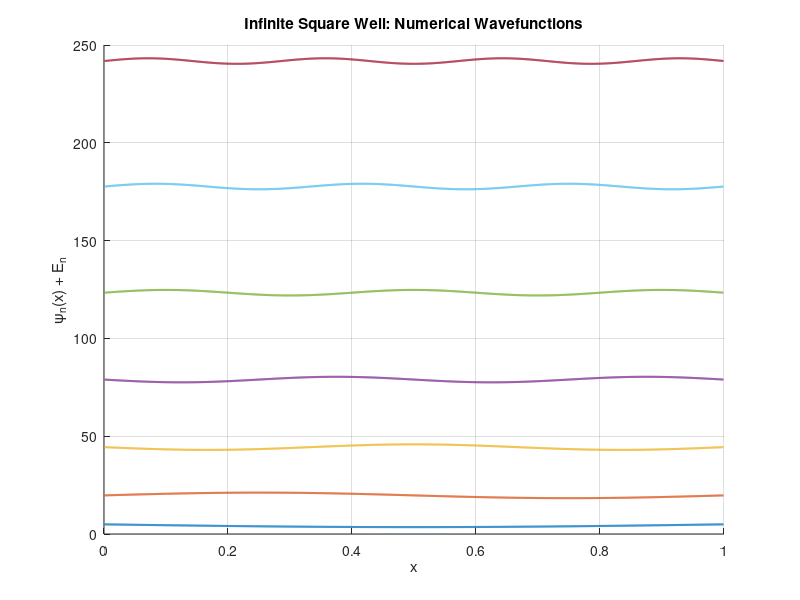

MATLAB code to generate this figure:
clear;
clc;
close all;

%%Change the numLevels for different wavefunctions

%%parameters
numLevels = 7; 
hbar = 1;
m  = 1;
L = 1;

N = 1000;

dx = L/(N+1);

x = (1:N)' * dx; %%Divide into subintervals and transposes x

%%Kinetic energy operator
mainDiagonal = -2 * ones(N,1);
offDiagonal = 1 * ones(N-1,1);

D2 = (diag(mainDiagonal)...
    + diag(offDiagonal,1)...
    + diag(offDiagonal,-1)) / dx^2;

T = -(hbar^2/(2*m)) * D2;

%%Potential energy

V = zeros(N,1);

Vmatrix = diag(V);

%%Hamiltonian

H = T + Vmatrix;

%%Solving the eigenvalue problem

[psi,E] = eig(H);

E = diag(E);

%% Normalize wavefunctions
for n = 1:numLevels
    psi(:,n) = psi(:,n) / ...
        sqrt(trapz(x,abs(psi(:,n)).^2));
end

%% Analytical energies
n = (1:numLevels)';

E_exact = n.^2 * pi^2 / 2;

%% Display results
fprintf('n   Numerical E   Analytical E   Error\n');

for i = 1:numLevels
    error = abs(E(i)-E_exact(i));

    fprintf('%d   %.8f   %.8f   %.8e\n', ...
        i,E(i),E_exact(i),error);
end

%% Plot wavefunctions
figure;
hold on;

for n = 1:numLevels
    plot(x, psi(:,n) + E(n), ...
        'LineWidth', 1.5);
end

xlabel('x');
ylabel('\psi_n(x) + E_n');
title('Infinite Square Well: Numerical Wavefunctions');
grid on;
